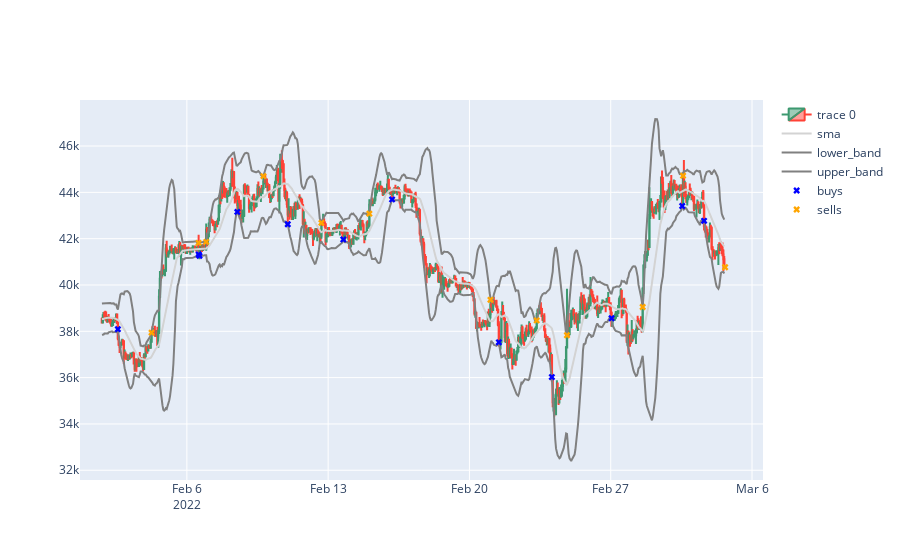
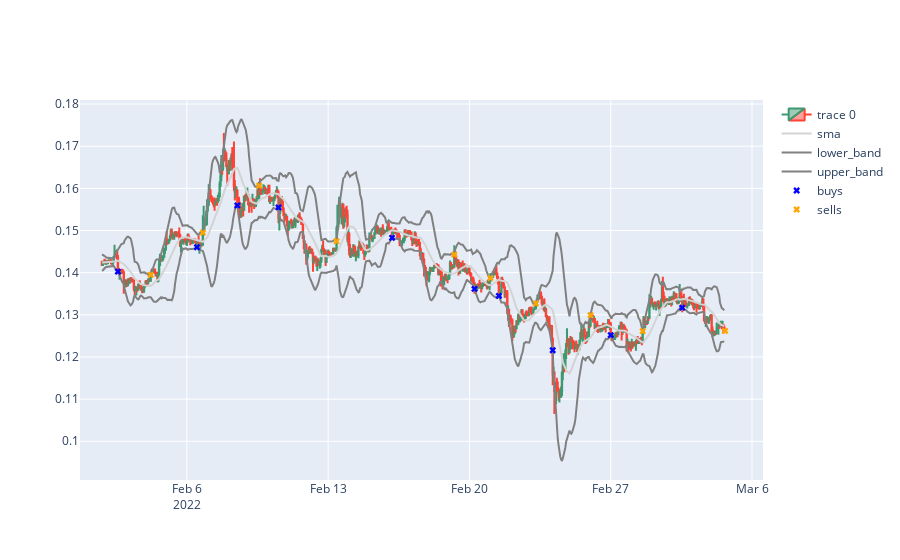
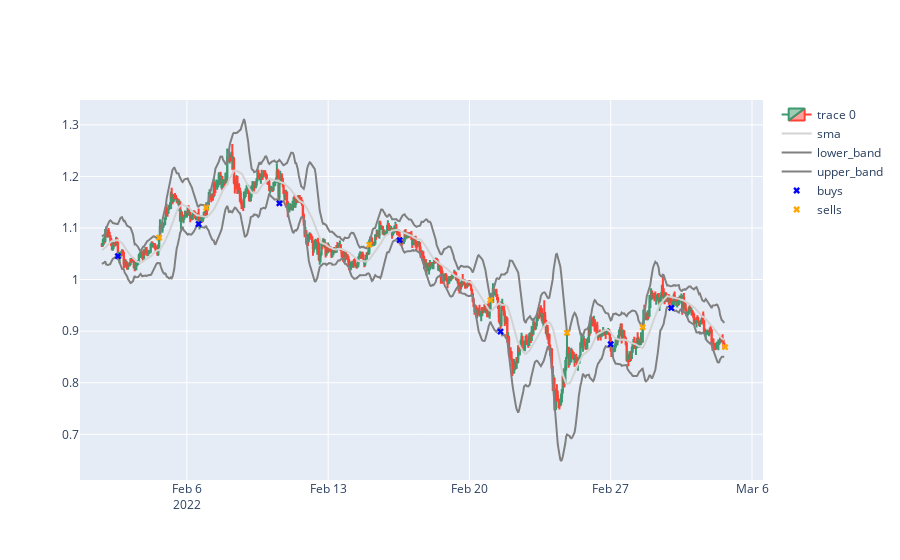
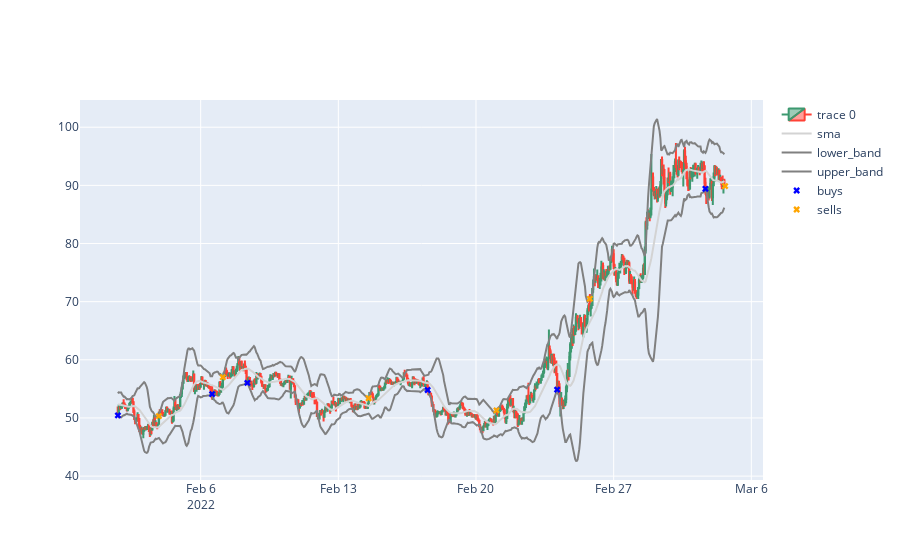

Notebook source saved alongside these figures, in order:
### Code cell
############### BUY AND SELL PLOT ###################

for symbol in symbols:
    print(f'{symbol} graph: ')
    
    fig = go.Figure(data=[go.Candlestick(x=dfs['OpenTime'],
                    open=dfs[f'{symbol}-USDT_Open'],
                    high=dfs[f'{symbol}-USDT_High'],
                    low=dfs[f'{symbol}-USDT_Low'],
                    close=dfs[f'{symbol}-USDT_Close'])])
    fig.update_layout(xaxis_rangeslider_visible=False)
    
    fig.add_trace(go.Scatter(x=dfs['OpenTime'], 
                             y=dfs[f'{symbol}-USDT_SMA'],
                             type='scatter', 
                             mode='lines',
                             line=dict(color='lightgrey'),
                             name='sma'))

    fig.add_trace(go.Scatter(x=dfs['OpenTime'], 
                             y=dfs[f'{symbol}-USDT_LowerBand'],
                             type='scatter', 
                             mode='lines',
                             line=dict(color='grey'),
                             name='lower_band'))
    

    fig.add_trace(go.Scatter(x=dfs['OpenTime'], 
                             y=dfs[f'{symbol}-USDT_UpperBand'],
                             type='scatter', 
                             mode='lines',
                             line=dict(color='grey'),
                             name='upper_band'))
    buy_trades = []
    for i in range(len(buys[symbol])):
        buy_trades.append(buys[symbol][i][1])
    
    buy_times = []
    for i in range(len(buys[symbol])):
        buy_times.append(buys[symbol][i][2])
    
    fig.add_trace(go.Scatter(x=buy_trades, 
                                 y=buy_times,
                                 type='scatter', 
                                 mode='markers',
                                 marker=dict(symbol='x',color='blue'),
                                 name='buys'))
    sell_trades = []
    for i in range(len(sells[symbol])):
        sell_trades.append(sells[symbol][i][1])
    
    sell_times = []
    for i in range(len(sells[symbol])):
        sell_times.append(sells[symbol][i][2])
        
    fig.add_trace(go.Scatter(x=sell_trades,
                                 y=sell_times,
                                 type='scatter', 
                                 mode='markers',
                                 marker=dict(symbol='x',color='orange'),
                                 name='sells'))
    
    fig.show();

### Figure 1 — Plotly figure (JSON) as saved in the notebook; plotly's stock layout.template omitted (floating-point values rounded to 4 significant figures; data arrays with more than 128 entries replaced by an {"elided": "..."} marker saying what was removed)
{"data": [{"close": {"elided": "741 float values"}, "high": {"elided": "741 float values"}, "low": {"elided": "741 float values"}, "open": {"elided": "741 float values"}, "type": "candlestick", "x": {"elided": "741 str values"}}, {"line": {"color": "lightgrey"}, "mode": "lines", "name": "sma", "type": "scatter", "x": {"elided": "741 str values"}, "y": {"elided": "741 float values"}}, {"line": {"color": "grey"}, "mode": "lines", "name": "lower_band", "type": "scatter", "x": {"elided": "741 str values"}, "y": {"elided": "741 float values"}}, {"line": {"color": "grey"}, "mode": "lines", "name": "upper_band", "type": "scatter", "x": {"elided": "741 str values"}, "y": {"elided": "741 float values"}}, {"marker": {"color": "blue", "symbol": "x"}, "mode": "markers", "name": "buys", "type": "scatter", "x": ["2022-02-02 14:00:00", "2022-02-06 14:00:00", "2022-02-06 15:00:00", "2022-02-08 12:00:00", "2022-02-11 00:00:00", "2022-02-13 18:00:00", "2022-02-16 04:00:00", "2022-02-21 11:00:00", "2022-02-24 02:00:00", "2022-02-27 01:00:00", "2022-03-02 13:00:00", "2022-03-03 15:00:00"], "y": [38090.0, 41320.0, 41260.0, 43160.0, 42620.0, 41970.0, 43690.0, 37520.0, 36030.0, 38560.0, 43410.0, 42770.0]}, {"marker": {"color": "orange", "symbol": "x"}, "mode": "markers", "name": "sells", "type": "scatter", "x": ["2022-02-04 06:00:00", "2022-02-06 14:00:00", "2022-02-06 23:00:00", "2022-02-09 19:00:00", "2022-02-12 16:00:00", "2022-02-15 01:00:00", "2022-02-21 01:00:00", "2022-02-23 08:00:00", "2022-02-24 20:00:00", "2022-02-28 14:00:00", "2022-03-02 14:00:00", "2022-03-04 15:59:59.999"], "y": [37940.0, 41820.0, 41860.0, 44700.0, 42680.0, 43080.0, 39360.0, 38470.0, 37830.0, 39050.0, 44720.0, 40770.0]}], "layout": {"xaxis": {"rangeslider": {"visible": false}}}}

### Figure 2 — Plotly figure (JSON) as saved in the notebook; plotly's stock layout.template omitted (floating-point values rounded to 4 significant figures; data arrays with more than 128 entries replaced by an {"elided": "..."} marker saying what was removed)
{"data": [{"close": {"elided": "741 float values"}, "high": {"elided": "741 float values"}, "low": {"elided": "741 float values"}, "open": {"elided": "741 float values"}, "type": "candlestick", "x": {"elided": "741 str values"}}, {"line": {"color": "lightgrey"}, "mode": "lines", "name": "sma", "type": "scatter", "x": {"elided": "741 str values"}, "y": {"elided": "741 float values"}}, {"line": {"color": "grey"}, "mode": "lines", "name": "lower_band", "type": "scatter", "x": {"elided": "741 str values"}, "y": {"elided": "741 float values"}}, {"line": {"color": "grey"}, "mode": "lines", "name": "upper_band", "type": "scatter", "x": {"elided": "741 str values"}, "y": {"elided": "741 float values"}}, {"marker": {"color": "blue", "symbol": "x"}, "mode": "markers", "name": "buys", "type": "scatter", "x": ["2022-02-02 14:00:00", "2022-02-06 12:00:00", "2022-02-08 12:00:00", "2022-02-10 13:00:00", "2022-02-16 04:00:00", "2022-02-20 06:00:00", "2022-02-21 11:00:00", "2022-02-24 03:00:00", "2022-02-27 00:00:00", "2022-03-02 13:00:00"], "y": [0.1403, 0.146, 0.1559, 0.1555, 0.1483, 0.1361, 0.1345, 0.1216, 0.1252, 0.1317]}, {"marker": {"color": "orange", "symbol": "x"}, "mode": "markers", "name": "sells", "type": "scatter", "x": ["2022-02-04 05:00:00", "2022-02-06 19:00:00", "2022-02-09 14:00:00", "2022-02-13 10:00:00", "2022-02-19 06:00:00", "2022-02-21 01:00:00", "2022-02-23 07:00:00", "2022-02-26 00:00:00", "2022-02-28 14:00:00", "2022-03-04 15:59:59.999"], "y": [0.1395, 0.1495, 0.1606, 0.1475, 0.1443, 0.1387, 0.1327, 0.1299, 0.1261, 0.1262]}], "layout": {"xaxis": {"rangeslider": {"visible": false}}}}

### Figure 3 — Plotly figure (JSON) as saved in the notebook; plotly's stock layout.template omitted (floating-point values rounded to 4 significant figures; data arrays with more than 128 entries replaced by an {"elided": "..."} marker saying what was removed)
{"data": [{"close": {"elided": "741 float values"}, "high": {"elided": "741 float values"}, "low": {"elided": "741 float values"}, "open": {"elided": "741 float values"}, "type": "candlestick", "x": {"elided": "741 str values"}}, {"line": {"color": "lightgrey"}, "mode": "lines", "name": "sma", "type": "scatter", "x": {"elided": "741 str values"}, "y": {"elided": "741 float values"}}, {"line": {"color": "grey"}, "mode": "lines", "name": "lower_band", "type": "scatter", "x": {"elided": "741 str values"}, "y": {"elided": "741 float values"}}, {"line": {"color": "grey"}, "mode": "lines", "name": "upper_band", "type": "scatter", "x": {"elided": "741 str values"}, "y": {"elided": "741 float values"}}, {"marker": {"color": "blue", "symbol": "x"}, "mode": "markers", "name": "buys", "type": "scatter", "x": ["2022-02-02 14:00:00", "2022-02-06 14:00:00", "2022-02-10 14:00:00", "2022-02-16 13:00:00", "2022-02-21 13:00:00", "2022-02-27 00:00:00", "2022-03-02 00:00:00"], "y": [1.045, 1.108, 1.148, 1.077, 0.8991, 0.8747, 0.945]}, {"marker": {"color": "orange", "symbol": "x"}, "mode": "markers", "name": "sells", "type": "scatter", "x": ["2022-02-04 15:00:00", "2022-02-06 23:00:00", "2022-02-15 01:00:00", "2022-02-21 01:00:00", "2022-02-24 20:00:00", "2022-02-28 14:00:00", "2022-03-04 15:59:59.999"], "y": [1.081, 1.139, 1.068, 0.9602, 0.8968, 0.9077, 0.869]}], "layout": {"xaxis": {"rangeslider": {"visible": false}}}}

### Figure 4 — Plotly figure (JSON) as saved in the notebook; plotly's stock layout.template omitted (floating-point values rounded to 4 significant figures; data arrays with more than 128 entries replaced by an {"elided": "..."} marker saying what was removed)
{"data": [{"close": {"elided": "741 float values"}, "high": {"elided": "741 float values"}, "low": {"elided": "741 float values"}, "open": {"elided": "741 float values"}, "type": "candlestick", "x": {"elided": "741 str values"}}, {"line": {"color": "lightgrey"}, "mode": "lines", "name": "sma", "type": "scatter", "x": {"elided": "741 str values"}, "y": {"elided": "741 float values"}}, {"line": {"color": "grey"}, "mode": "lines", "name": "lower_band", "type": "scatter", "x": {"elided": "741 str values"}, "y": {"elided": "741 float values"}}, {"line": {"color": "grey"}, "mode": "lines", "name": "upper_band", "type": "scatter", "x": {"elided": "741 str values"}, "y": {"elided": "741 float values"}}, {"marker": {"color": "blue", "symbol": "x"}, "mode": "markers", "name": "buys", "type": "scatter", "x": ["2022-02-01 19:00:00", "2022-02-06 14:00:00", "2022-02-08 09:00:00", "2022-02-17 13:00:00", "2022-02-24 03:00:00", "2022-03-03 16:00:00"], "y": [50.44, 54.11, 56.03, 54.81, 54.87, 89.41]}, {"marker": {"color": "orange", "symbol": "x"}, "mode": "markers", "name": "sells", "type": "scatter", "x": ["2022-02-03 21:00:00", "2022-02-07 03:00:00", "2022-02-14 13:00:00", "2022-02-21 01:00:00", "2022-02-25 19:00:00", "2022-03-04 15:59:59.999"], "y": [50.32, 57.01, 53.39, 51.31, 70.49, 89.87]}], "layout": {"xaxis": {"rangeslider": {"visible": false}}}}
